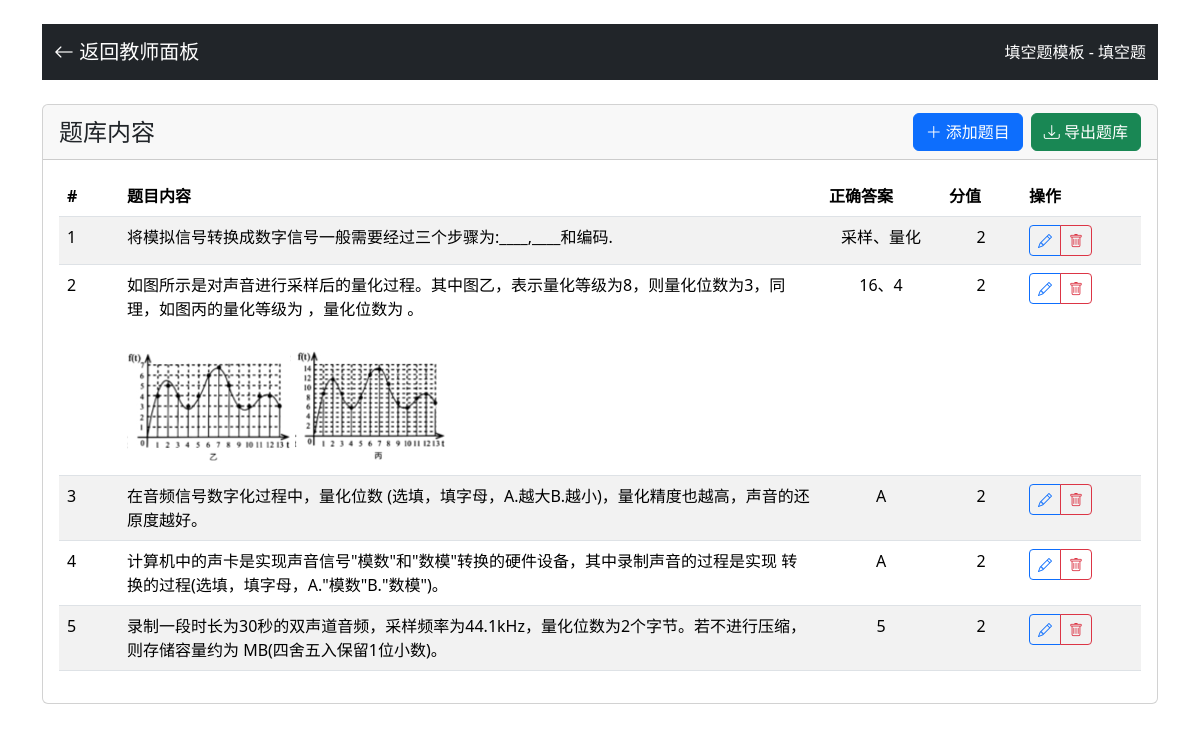
/teacher/bank/6 (signed in), run on the app's committed database.
### app.py (models this page shows)
class QuestionBank(db.Model):
    id = db.Column(db.Integer, primary_key=True)
    name = db.Column(db.String(100), nullable=False)
    question_type = db.Column(db.String(20), nullable=False)  # 'single_choice', 'multiple_choice', ...
    created_at = db.Column(db.DateTime, default=datetime.utcnow)
    questions = db.relationship('Question', backref='bank', lazy=True, cascade="all, delete-orphan")

class Question(db.Model):
    id = db.Column(db.Integer, primary_key=True)
    question_type = db.Column(db.String(20), nullable=False)
    content = db.Column(db.Text, nullable=False)
    image_path = db.Column(db.String(200))  # 题目配图
    option_a = db.Column(db.String(200))
    option_b = db.Column(db.String(200))
    option_c = db.Column(db.String(200))
    option_d = db.Column(db.String(200))
    option_e = db.Column(db.String(200))
    correct_answer = db.Column(db.String(200), nullable=False)
    score = db.Column(db.Integer, nullable=False)
    explanation = db.Column(db.Text)
    created_at = db.Column(db.DateTime, default=datetime.utcnow)
    bank_id = db.Column(db.Integer, db.ForeignKey('question_bank.id'), nullable=False)

### app.py (the view)
@app.route('/teacher/bank/<int:bank_id>')
def teacher_bank(bank_id):
    if 'role' not in session or session['role'] != 'teacher':
        return redirect(url_for('teacher_login'))
    bank = QuestionBank.query.get_or_404(bank_id)
    questions = Question.query.filter_by(bank_id=bank_id).order_by(Question.id).all()
    type_display_map = {
        'single_choice': '单选题',
        'multiple_choice': '多选题',
        'true_false': '判断题',
        'fill_blank': '填空题',
        'short_answer': '简答题'
    }
    bank.question_type_display = type_display_map.get(bank.question_type, bank.question_type)
    return render_template('bank_content.html', bank=bank, questions=questions)

### templates/bank_content.html (shortened to what this page needs)
<!DOCTYPE html>
<html lang="zh">
<head>
    <link href="{{ url_for('static', filename='bootstrap/css/bootstrap.min.css') }}" rel="stylesheet">
    <link href="{{ url_for('static', filename='bootstrap-icons/font/bootstrap-icons.css') }}" rel="stylesheet">
</head>
<body class="container mt-4">
    <nav class="navbar navbar-expand-lg navbar-dark bg-dark mb-4">
        <div class="container">
            <a class="navbar-brand" href="{{ url_for('teacher_dashboard') }}">
                <i class="bi bi-arrow-left"></i> 返回教师面板
            </a>
            <span class="navbar-text text-white">
                {{ bank.name }} - {{ bank.question_type_display }}
            </span>
        </div>
    </nav>
    <div class="card">
        <div class="card-header d-flex justify-content-between align-items-center">
            <h4 class="mb-0">题库内容</h4>
            <div class="d-flex align-items-center">
                <button class="btn btn-primary me-2" onclick="addQuestion()">
                    <i class="bi bi-plus-lg"></i> 添加题目
                </button>
                <a class="btn btn-success" href="/export_bank/{{ bank.id }}" target="_blank">
                    <i class="bi bi-download"></i> 导出题库
                </a>
            </div>
        </div>
        <div class="card-body">
            <div class="table-responsive">
                <table class="table table-striped">
                    <thead>
                        <tr>
                            <th style="width: 60px">#</th>
                            <th>题目内容</th>
                            <th style="width: 120px">{% if bank.question_type == 'short_answer' %}参考答案{% else %}正确答案{% endif %}</th>
                            <th style="width: 80px">分值</th>
                            <th style="width: 120px">操作</th>
                        </tr>
                    </thead>
                    <tbody>
                        {% for question in questions %}
                        <tr>
                            <td>{{ loop.index }}</td>
                            <td>{{ question.content|replace('\n', '<br>')|safe }}</td>
                            <td class="text-center">{{ question.correct_answer }}</td>
                            <td class="text-center">{{ question.score }}</td>
                            <td>
                                <div class="btn-group btn-group-sm">
                                    <button class="btn btn-outline-primary" onclick="editQuestion({{ question.id }})">
                                        <i class="bi bi-pencil"></i>
                                    </button>
                                    <button class="btn btn-outline-danger" onclick="deleteQuestion({{ question.id }})">
                                        <i class="bi bi-trash"></i>
                                    </button>
                                </div>
                            </td>
                        </tr>
                        {% endfor %}
                    </tbody>
                </table>
            </div>
        </div>
    </div>
</body>
</html>

### data on the page
QuestionBank: name "填空题模板"
Question: content "将模拟信号转换成数字信号一般需要经过三个步骤为:____,____和编码.", correct_answer "采样、量化", score "2"
Question: content "如图所示是对声音进行采样后的量化过程。其中图乙，表示量化等级为8，则量化位数为3，同理，如图丙的量化等级为 ，量化位数为 。", content (picture), correct_answer "16、4", score "2"
Question: content "在音频信号数字化过程中，量化位数 (选填，填字母，A.越大B.越小)，量化精度也越高，声音的还原度越好。", correct_answer "A", score "2"
Question: content "计算机中的声卡是实现声音信号\"模数\"和\"数模\"转换的硬件设备，其中录制声音的过程是实现 转换的过程(选填，填字母，A.\"模数\"B.\"数模\")。", correct_answer "A", score "2"
Question: content "录制一段时长为30秒的双声道音频，采样频率为44.1kHz，量化位数为2个字节。若不进行压缩，则存储容量约为 MB(四舍五入保留1位小数)。", correct_answer "5", score "2"

### other printed values
{{ bank.question_type_display }} "填空题"
